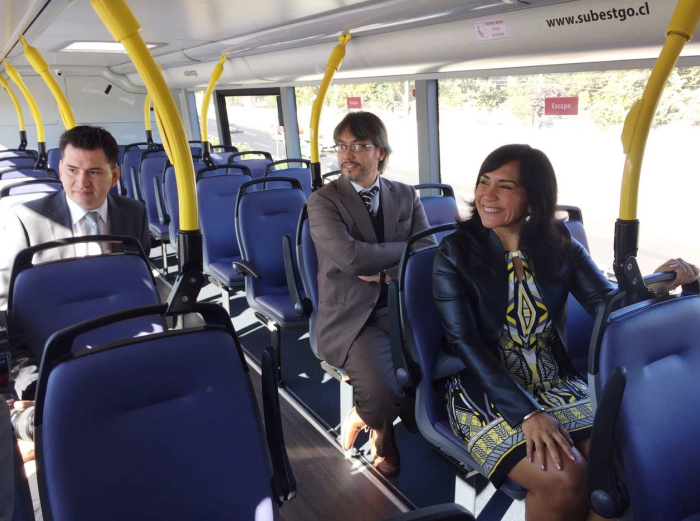
#> input picture people2.jpg, 700 x 521 px
$ python PeopleCount.py
#> lines starting #> are read from the running program, lines starting #| are printed output that depends on the picture; after the words box and inside, x2 and y2 are one past the last pixel; in counts of white or black regions, pixels touching at a corner belong together
import cv2

#face_cascade = cv2.CascadeClassifier('haarcascade_frontalface_default.xml')
face_cascade = cv2.CascadeClassifier('cascadeH5.xml')

image = cv2.imread('people2.jpg')
#> image is the input picture: shape (521, 700, 3); mean B, G, R 112.8, 104.8, 107.2
#grayImage = cv2.cvtColor(image, cv2.COLOR_BGR2GRAY)

gray = cv2.cvtColor(image, cv2.COLOR_BGR2GRAY)
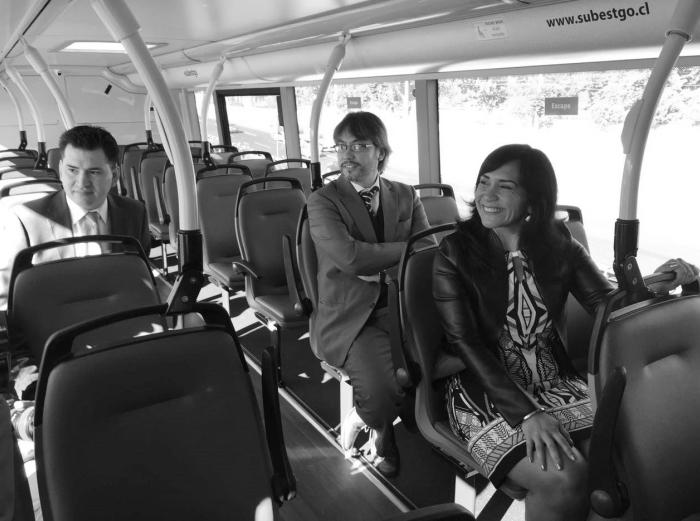
#> gray: shape (521, 700); min 5, max 255, mean 106.4

#faces = face_cascade.detectMultiScale(grayImage)
faces = face_cascade.detectMultiScale(
    gray,
    scaleFactor=1.1,
    minNeighbors=5,
    minSize=(30, 30),
    flags = cv2.CASCADE_SCALE_IMAGE
)
#> faces = [[236, 187, 80, 80], [554, 365, 109, 109], [522, 300, 105, 105], [231, 311, 116, 116], [391, 185, 155, 155]]

print("Found {0} faces!".format(len(faces)))
#| Found 5 faces!

# Draw a rectangle around the faces
for (x, y, w, h) in faces:
    cv2.rectangle(image, (x, y), (x+w, y+h), (0, 255, 0), 2)
#> this loop made 5 passes
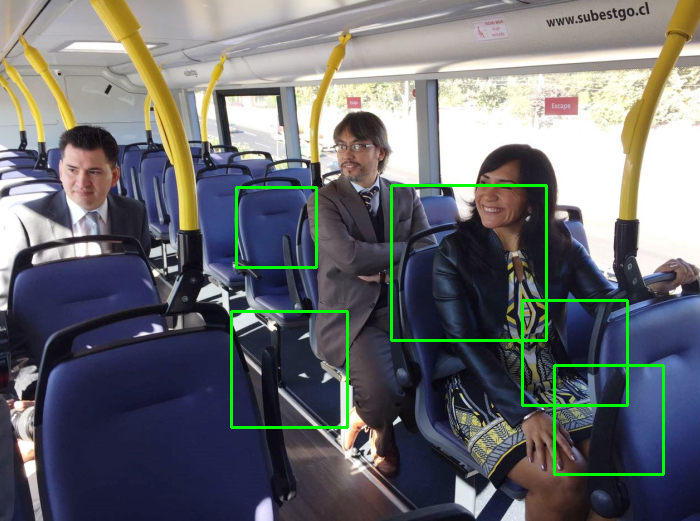
#> image: shape (521, 700, 3); 1.84% of pixels changed, all inside (x1, y1, x2, y2) = (230, 184, 665, 476)

cv2.imshow("Faces found", image)
cv2.waitKey(0)

#
# print
# type(faces)
#
# if len(faces) == 0:
#     print
#     "No faces found"
#
# else:
#     print
#     faces
#     print
#     faces.shape
#     print
#     "Number of faces detected: " + str(faces.shape[0])
#
#     for (x, y, w, h) in faces:
#         cv2.rectangle(image, (x, y), (x + w, y + h), (0, 255, 0), 1)
#
#     cv2.rectangle(image, ((0, image.shape[0] - 25)), (270, image.shape[0]), (255, 255, 255), -1)
#     cv2.putText(image, "Number of faces detected: " + str(faces.shape[0]), (0, image.shape[0] - 10),
#                 cv2.FONT_HERSHEY_TRIPLEX, 0.5, (0, 0, 0), 1)
#
#     cv2.imshow('Image with faces', image)
#     cv2.waitKey(0)
#     cv2.destroyAllWindows()

$ run again, with people1.jpg copied over people2.jpg
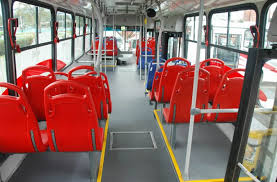
#> input picture people1.jpg, 277 x 182 px
#> image is the input picture: shape (182, 277, 3); mean B, G, R 101.5, 106.2, 142.6
#> `gray = cv2.cvtColor(image, cv2.COLOR_BGR2GRAY)`:
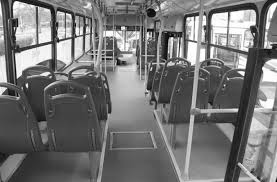
#> gray: shape (182, 277); min 1, max 255, mean 116.5
#> faces = [[94, 119, 46, 46]]
#| Found 1 faces!
#> the loop `for (x, y, w, h) in faces:` made 1 pass
#> after the loop `for (x, y, w, h) in faces:`:
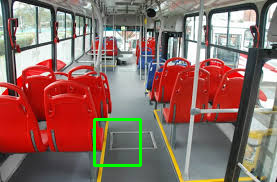
#> image: shape (182, 277, 3); 1.09% of pixels changed, all inside (x1, y1, x2, y2) = (93, 118, 142, 167)

$ run again, with people3.jpg copied over people2.jpg
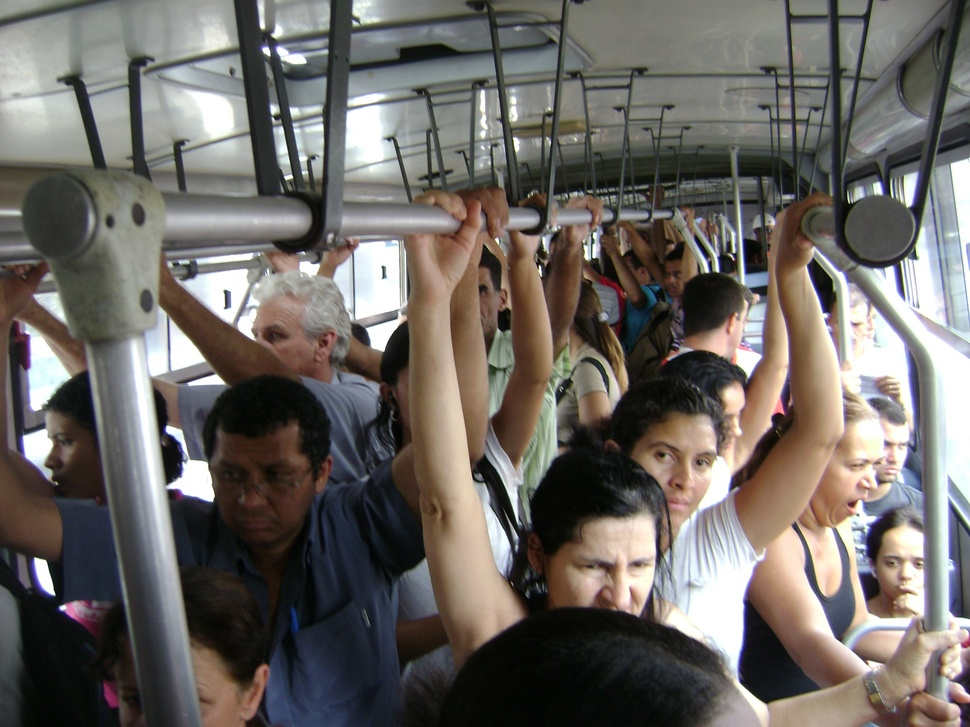
#> input picture people3.jpg, 970 x 727 px, shrunk from 2048 x 1536 before the run
#> image is the input picture: shape (727, 970, 3); mean B, G, R 99.7, 104, 108.7
#> `gray = cv2.cvtColor(image, cv2.COLOR_BGR2GRAY)`:
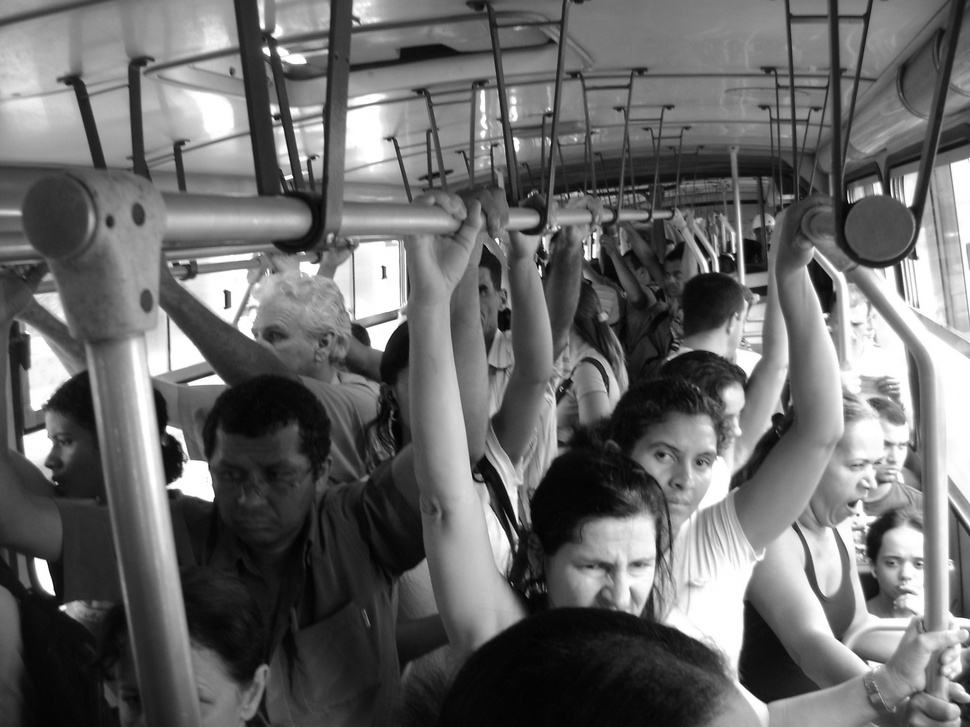
#> gray: shape (727, 970); min 0, max 255, mean 104.9
#> faces = [[809, 458, 41, 41], [727, 542, 75, 75], [35, 478, 94, 94], [478, 222, 128, 128], [132, 172, 345, 345]]
#| Found 5 faces!
#> the loop `for (x, y, w, h) in faces:` made 5 passes
#> after the loop `for (x, y, w, h) in faces:`:
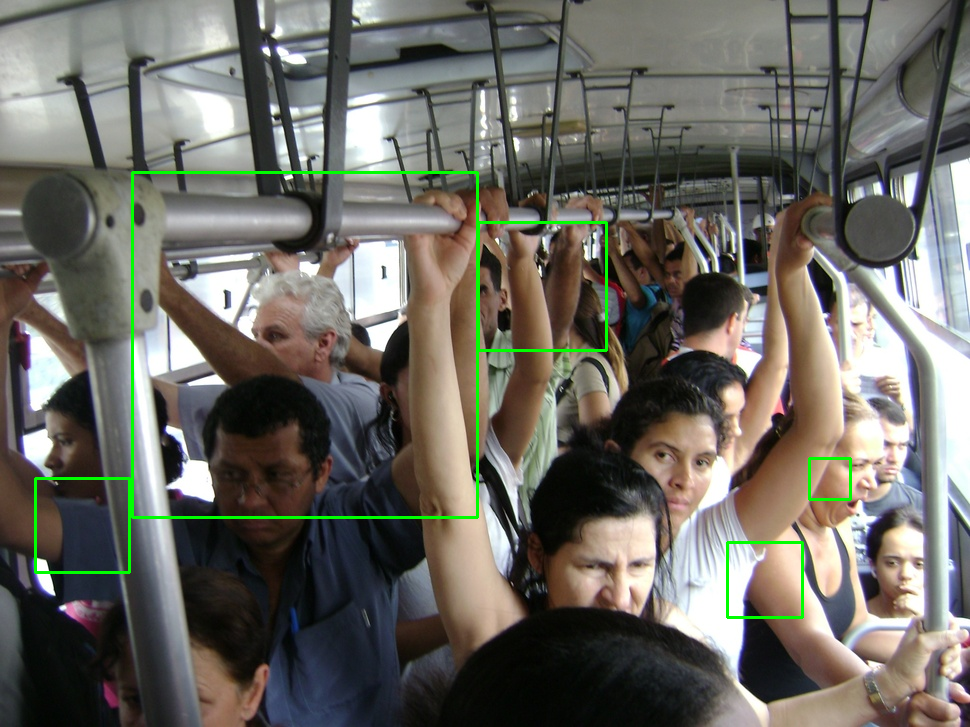
#> image: shape (727, 970, 3); 1.12% of pixels changed, all inside (x1, y1, x2, y2) = (34, 171, 852, 619)

$ run again, with people4.jpg copied over people2.jpg
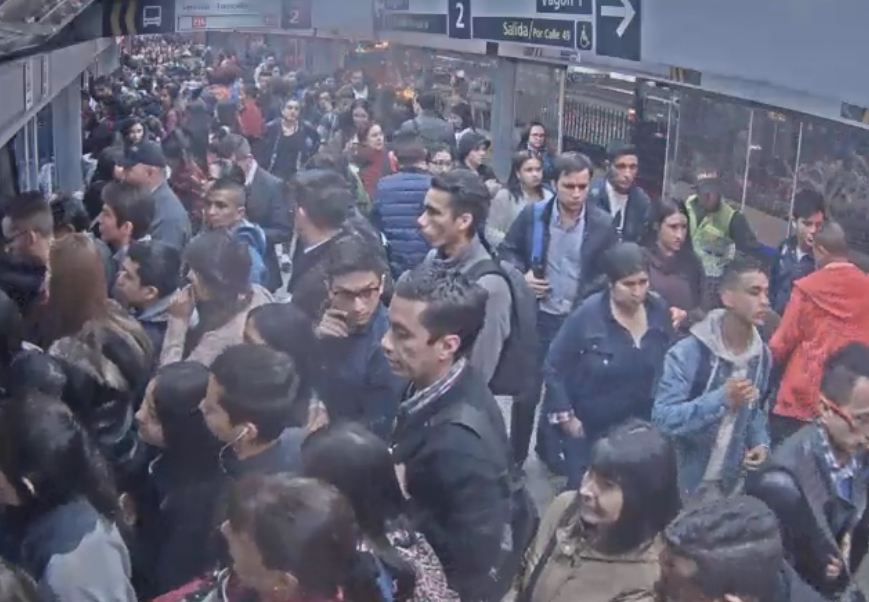
#> input picture people4.jpg, 869 x 602 px
#> image is the input picture: shape (602, 869, 3); mean B, G, R 115.9, 98.8, 99.9
#> `gray = cv2.cvtColor(image, cv2.COLOR_BGR2GRAY)`:
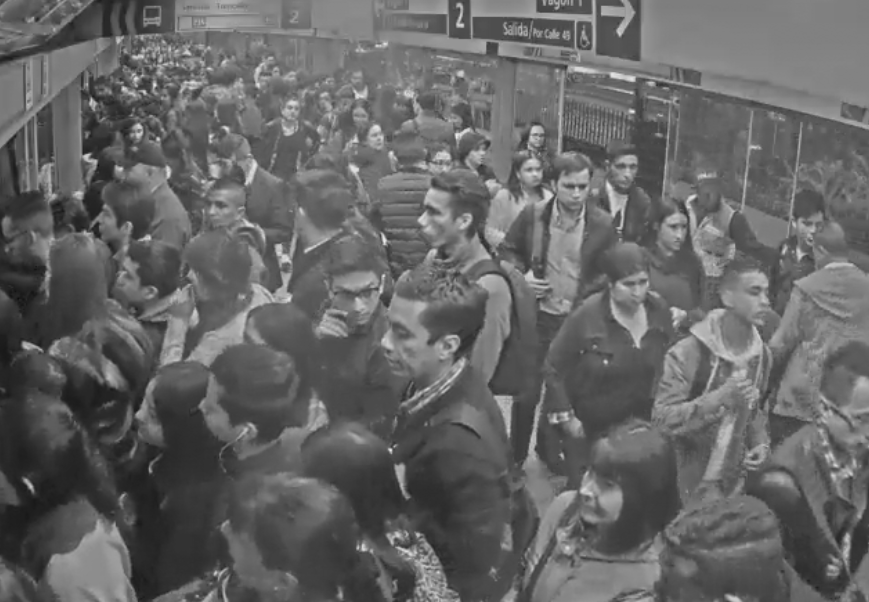
#> gray: shape (602, 869); min 13, max 238, mean 101
#> faces = [[497, 200, 53, 53], [552, 312, 46, 46], [211, 222, 47, 47], [606, 421, 100, 100], [481, 56, 105, 105], [375, 375, 114, 114], [112, 311, 137, 137], [91, 389, 163, 163]]
#| Found 8 faces!
#> the loop `for (x, y, w, h) in faces:` made 8 passes
#> after the loop `for (x, y, w, h) in faces:`:
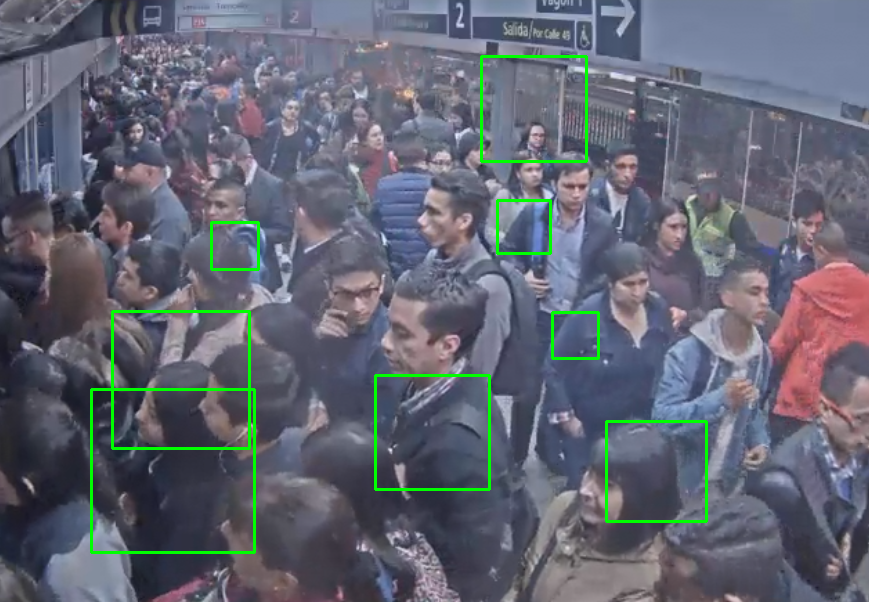
#> image: shape (602, 869, 3); 1.75% of pixels changed, all inside (x1, y1, x2, y2) = (90, 55, 708, 554)
